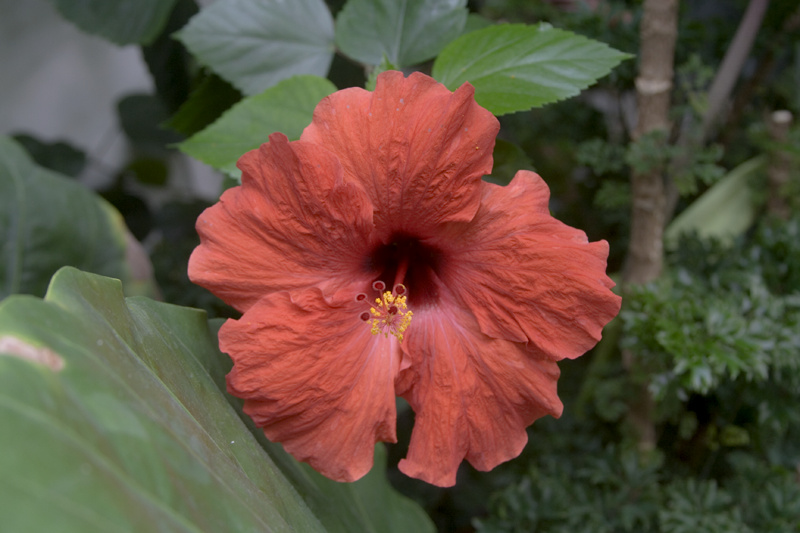
%> input picture images/flower.jpg, 800 x 533 px
$ octave testSmooth.m   (GNU Octave 9; MATLAB toolbox functions it lacks are replaced by stand-ins)
%> lines starting %> are read from the running program, lines starting %| are printed output that depends on the picture
### wlsFilter/wlsFilter.m
%
% original src: http://www.cs.huji.ac.il/~danix/epd/wlsFilter.m
% original author: Dani Lischinski
%   <danix@mail.huji.ac.il>
%   http://www.cs.huji.ac.il/~danix/
%

function OUT = wlsFilter(IN, lambda, alpha, L)
%WLSFILTER Edge-preserving smoothing based on the weighted least squares(WLS)
%   optimization framework, as described in Farbman, Fattal, Lischinski, and
%   Szeliski, "Edge-Preserving Decompositions for Multi-Scale Tone and Detail
%   Manipulation", ACM Transactions on Graphics, 27(3), August 2008.
%
%   Given an input image IN, we seek a new image OUT, which, on the one hand,
%   is as close as possible to IN, and, at the same time, is as smooth as
%   possible everywhere, except across significant gradients in L.
%
%
%   Input arguments:
%   ----------------
%     IN              Input image (2-D, double, N-by-M matrix).
%
%     lambda          Balances between the data term and the smoothness
%                     term. Increasing lambda will produce smoother images.
%                     Default value is 1.0
%
%     alpha           Gives a degree of control over the affinities by non-
%                     lineary scaling the gradients. Increasing alpha will
%                     result in sharper preserved edges. Default value: 1.2
%
%     L               Source image for the affinity matrix. Same dimensions
%                     as the input image IN. Default: log(IN)
%
%
%   Example
%   -------
%     RGB = imread('peppers.png');
%     I = double(rgb2gray(RGB));
%     I = I./max(I(:));
%     res = wlsFilter(I, 0.5);
%     figure, imshow(I), figure, imshow(res)
%     res = wlsFilter(I, 2, 2);
%     figure, imshow(res)

if(~exist('L', 'var')),
    L = log(IN+eps);
end

if(~exist('alpha', 'var')),
    alpha = 1.2;
end

if(~exist('lambda', 'var')),
    lambda = 1;
end

smallNum = 0.0001;

[r,c] = size(IN);
k = r*c;

% Compute affinities between adjacent pixels based on gradients of L
dy = diff(L, 1, 1);
dy = -lambda./(abs(dy).^alpha + smallNum);
dy = padarray(dy, [1 0], 'post');
dy = dy(:);

dx = diff(L, 1, 2);
dx = -lambda./(abs(dx).^alpha + smallNum);
dx = padarray(dx, [0 1], 'post');
dx = dx(:);


% Construct a five-point spatially inhomogeneous Laplacian matrix
B(:,1) = dx;
B(:,2) = dy;
d = [-r,-1];
A = spdiags(B,d,k,k);

e = dx;
w = padarray(dx, r, 'pre'); w = w(1:end-r);
s = dy;
n = padarray(dy, 1, 'pre'); n = n(1:end-1);

D = 1-(e+w+s+n);
A = A + A' + spdiags(D, 0, k, k);

% Solve
OUT = A\IN(:);
OUT = reshape(OUT, r, c);

### wlsFilter/testSmooth.m

inputPath = '../images/';
outputPath = '../result/';

images = {[inputPath 'flower.jpg'], [inputPath 'rock2.jpg']};

for i=1:size(images, 2)
    filename = images{1, i};
    I = imread(filename);
%> I is the input picture: size 533x800x3 uint8; mean R, G, B 99.7, 80.8, 64.3
    Y = double(rgb2gray(I))/255;
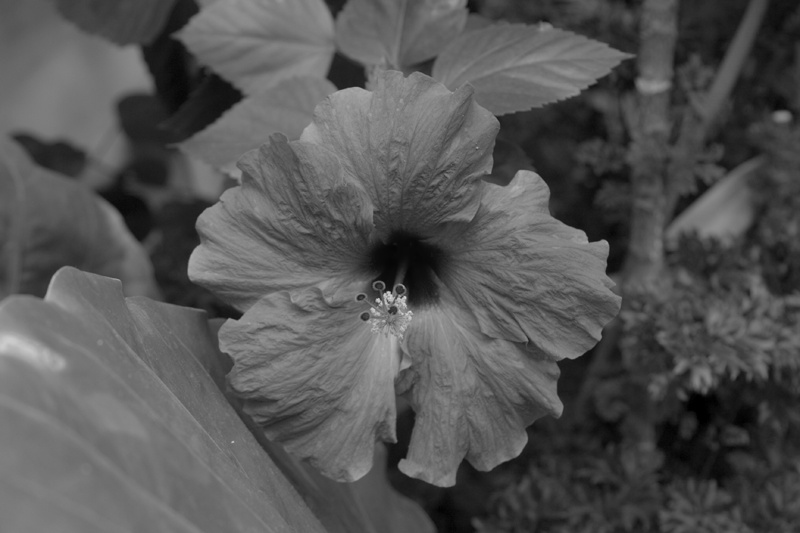
%> Y: size 533x800 double; min 0, max 0.851, mean 0.332
    [height, width, channel] = size(I);
%> height = 533; width = 800; channel = 3

    M = wlsFilter(Y);
%> in wlsFilter, `L = log(IN+eps);`:
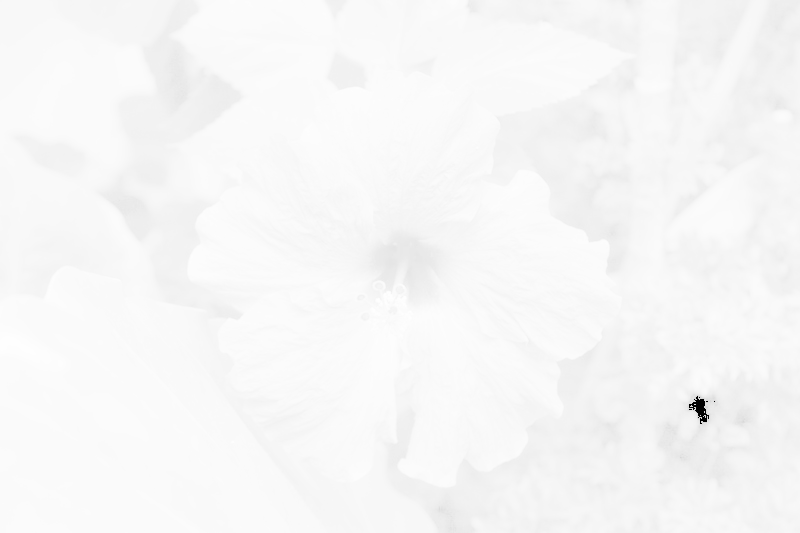
%> L: size 533x800 double; min -36.04, max -0.161, mean -1.25; drawn with min black and max white
%> in wlsFilter, `dy = padarray(dy, [1 0], 'post');`:
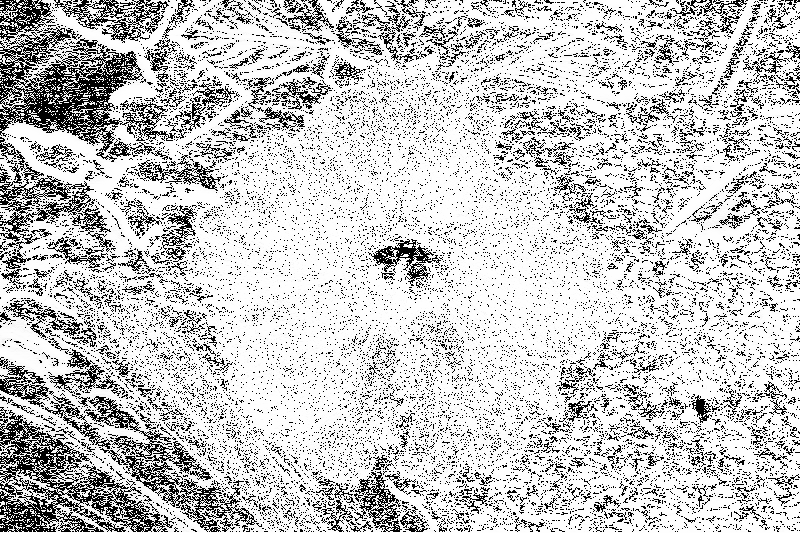
%> dy: size 533x800 double; min -10000, max 0, mean -2170.2; drawn with min black and max white
%> in wlsFilter, `dx = padarray(dx, [0 1], 'post');`:
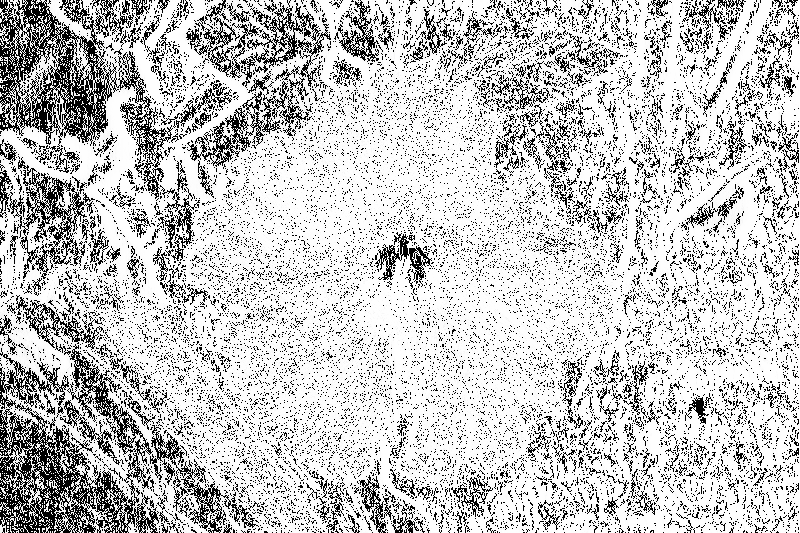
%> dx: size 533x800 double; min -10000, max 0, mean -2241.5; drawn with min black and max white
    D = Y - M;
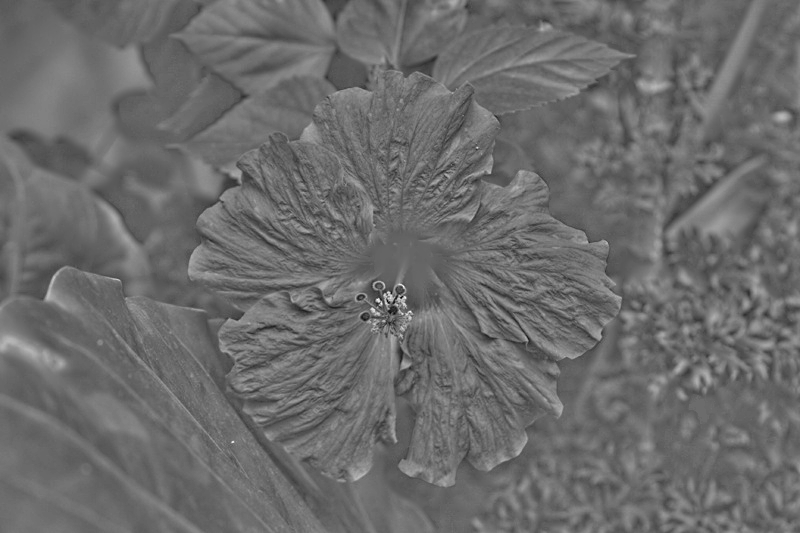
%> D: size 533x800 double; min -0.22, max 0.298, mean 1.02e-15; drawn with min black and max white

    figure; imshow(Y); title(['original image: ' filename]);
    figure; imshow(M); title(['smoothed image: ' filename]);
    figure; imshow(D+0.5); title(['detail layer: ' filename]);
%> after `imshow(D+0.5)`:
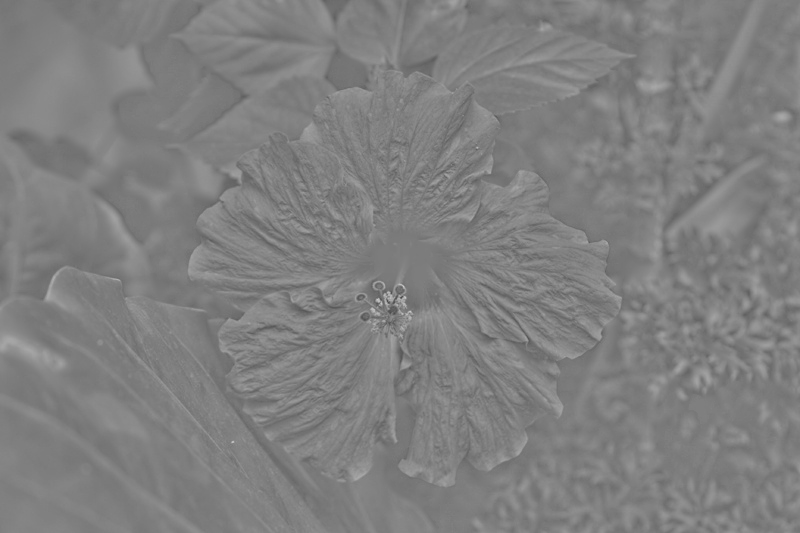
%> displayed picture: size 533x800, on the screen's scale of 0 to 255; min 71, max 204, mean 127.5

    row = floor(height/3);
%> row = 177
    figure; plot(1:width, Y(row,:,1), 1:width, M(row,:,1), 1:width, D(row,:,1), 'LineWidth', 2);
    title(['plot of smoothed result of' filename ' by I, M and D']);
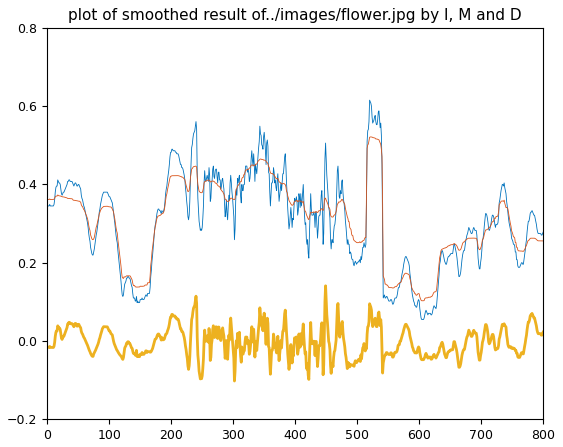
%> figure redrawn from the program's plot data; curve peaks at x = 520, y = 0.616; curve peaks at x = 522, y = 0.522; curve peaks at x = 449, y = 0.141
end
%> pass 2 of the loop `for i=1:size(images, 2)`:
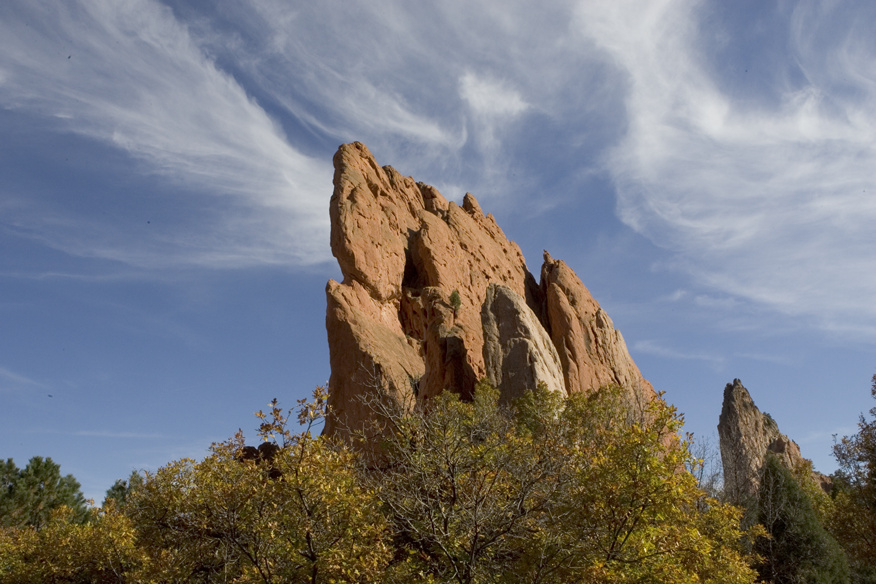
%> input picture images/rock2.jpg, 876 x 584 px
%> I is the input picture: size 584x876x3 uint8; mean R, G, B 119.9, 120.8, 125.5
%> Y: size 584x876 double
%> L: size 584x876 double
%> OUT: size 584x876 double
%> `D = Y - M;`:
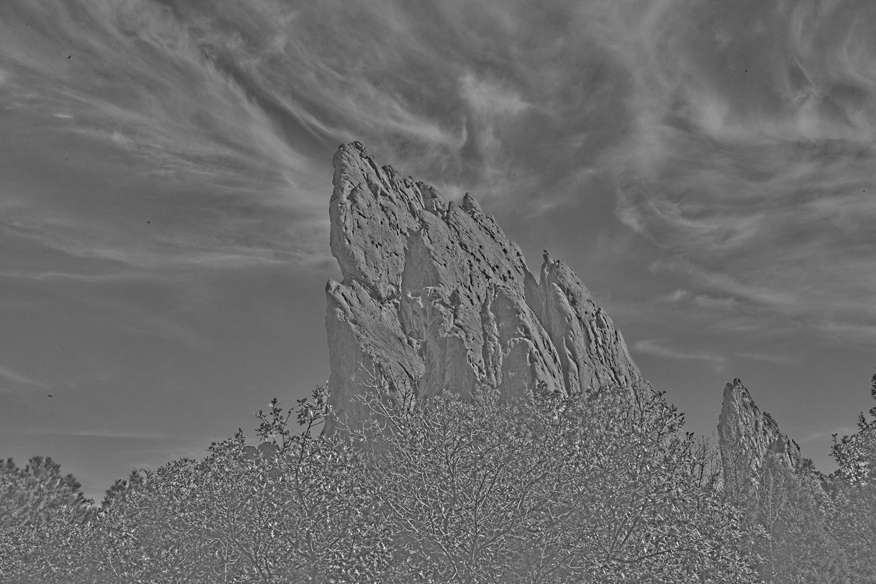
%> D: size 584x876 double; min -0.303, max 0.409, mean 1.24e-14; drawn with min black and max white
%> `title(['plot of smoothed result of' filename ' by I, M and D']);`:
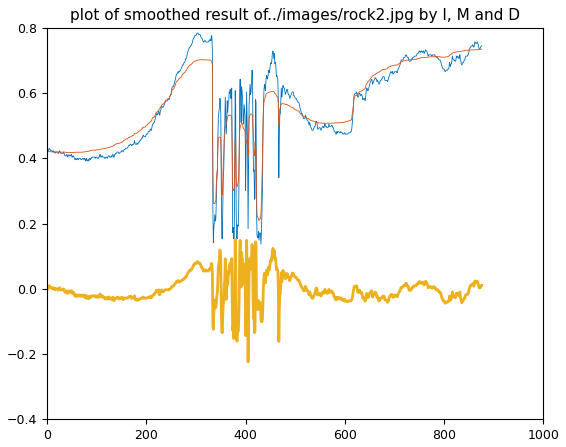
%> figure redrawn from the program's plot data; curve peaks at x = 302, y = 0.784; curve peaks at x = 876, y = 0.735; curve peaks at x = 379, y = 0.151
